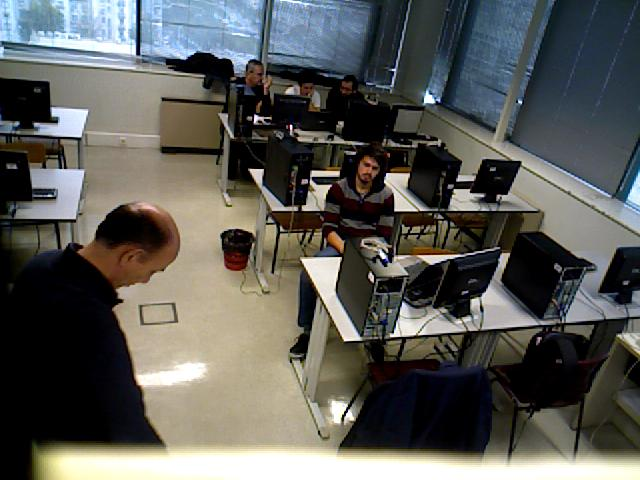
%> input picture sala de aula/images00000001.jpg, 640 x 480 px; its folder holds only this picture in this run
$ octave bg_borders.m   (GNU Octave 9; MATLAB toolbox functions it lacks are replaced by stand-ins)
%> lines starting %> are read from the running program, lines starting %| are printed output that depends on the picture
clear
close all
% carrega todos os nomes das imagens/ rgb
d = dir ('*.jpg');

IMGS = zeros (480,640,length(d));% inicializa para não demorar muito tempo
IMGSS = IMGS;
for (i=1:length(d))
    IM = imread(d(i).name);
%> IM is the input picture: size 480x640x3 uint8; mean R, G, B 92, 92.3, 88.2
    IMGS(:,:,i) = double(rgb2gray(IM));
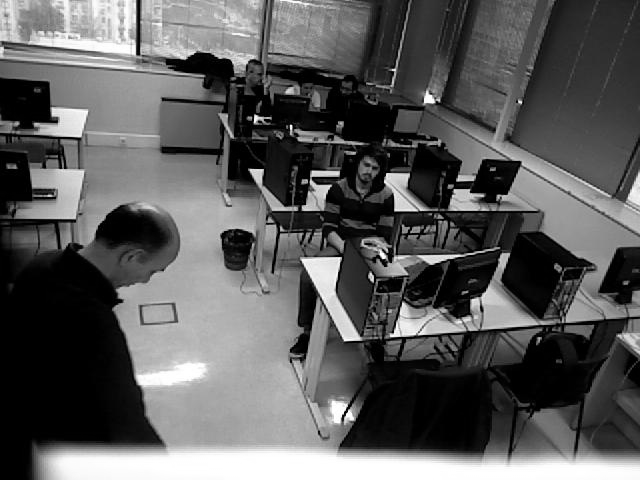
%> IMGS: size 480x640 double; min 0, max 255, mean 91.7
   % imagesc(IMGS(:,:,i));
    % aqui temos todas as imagens em gray (em itensidade)
   % colormap(gray);
  %  pause()
end


%%
d = dir ('*.mat');

IMG = zeros (480,640,length(d));% inicializa para não demorar muito tempo
for (i=1:length(d))
    load (d(i).name);
    IMGS(:,:,i) = double(depth_array);
    % [5 lines of commented-out code are left out]
end


backGround = median(IMGS,3); % acho que não é assim que se faz, o comparação deve ocorrer na profundidade
%%
m=1;
h=1;
%contém o tamanhos dos grupos de objectos do foreground
foreground = zeros (38,1);
pos_M_Y = zeros (38,1);
pos_M_X = zeros (38,1);
pos_m_X = zeros (38,1);
pos_m_Y = zeros (38,1);

for i = 1: length(d)

    IMG(:,:,i) = abs(IMGS(:,:,i) - backGround)>320; % diferenças de 25 cm não são registadas logos por exemplos os pés casualmente não serão representados
    % aqui temos a imagem
    %RES(i) = bwconncomp(IMG(:,:,i));
    % aqui os conjuntos
    %IMGSS(:,:,i) = labelmatrix(RES(i));

    IMG(:,:,i) = bwlabel(IMG(:,:,i));
    TEMP = IMG (:,:,i);
    % IMG(:,:,i) = im2bw(IMG(:,:,i),0.1);
    % IMG(:,:,i) = imbinarize(IMG(:,:,i));
    % this is spoopi
    IMG(:,:,i) = squeeze(IMG(:,:,i));
   imagesc(IMG(:,:,i));
  %  imshow(label2rgb(IMG(:,:,i)));

    colormap(gray);


    GMI = IMG(:,:,i);
    MGI(i,:) = GMI(:);
    [n,bin] = hist(MGI(i,:),unique(MGI(i,:)));
    [~,idx] = sort(-n);
    j=2;
    m=1;
    % por todos os conjuntos com mais de 3000 pixeis (1% de uma imagens)
    while( n(idx(j)) > 10E3)
        foreground(h,m) =  n(idx(j));
        [r, c] = find(TEMP==(idx(j)-1));
        pos_M_Y(h,m) = max(r);
        pos_M_X(h,m) = max(c);
        pos_m_Y(h,m) = min(r);
        pos_m_X(h,m) = min (c);


        j=j+1;
        m = m+1;


    end
    h = h+1;
        hold on
        scatter(pos_m_X(i),pos_M_Y(i),'X')
        scatter(pos_m_X(i),pos_m_Y(i),'X')
        scatter(pos_M_X(i),pos_M_Y(i),'X')
        scatter(pos_M_X(i),pos_m_Y(i),'X')
    pause(1)


end
%> after the loop, foreground = 38 values from 0 to 0; h = 1; pos_M_X = 38 values from 0 to 0; pos_M_Y = 38 values from 0 to 0; pos_m_X = 38 values from 0 to 0; pos_m_Y = 38 values from 0 to 0

% [21 lines of commented-out code are left out]

%%
%
% HISTO = [];
%
% for i =1:RES.NumObjects
%
%     HISTO = [HISTO ; RES(1).  ];
%
% end

$ run again, on sala de aula/images00000005.jpg
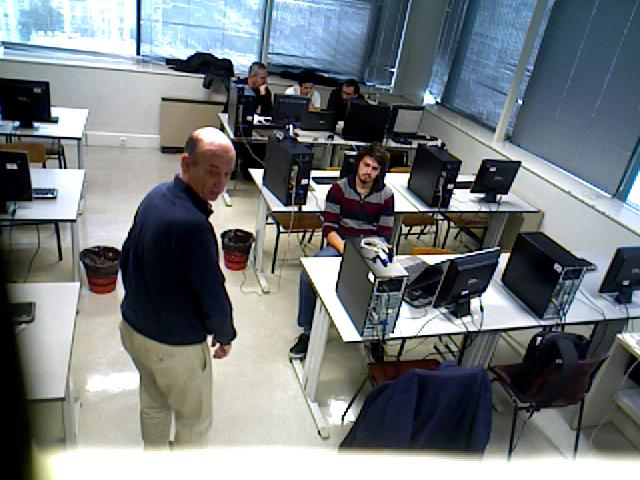
%> input picture sala de aula/images00000005.jpg, 640 x 480 px
%> IM is the input picture: size 480x640x3 uint8; mean R, G, B 116.3, 122.1, 125.1
%> `IMGS(:,:,i) = double(rgb2gray(IM));`:
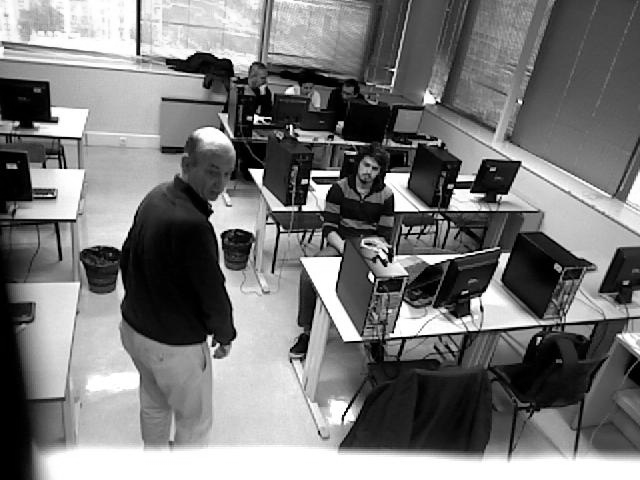
%> IMGS: size 480x640 double; min 0, max 255, mean 120.7
%> after the loop `for i = 1: length(d)`: foreground = 38 values from 0 to 0; h = 1; pos_M_X = 38 values from 0 to 0
